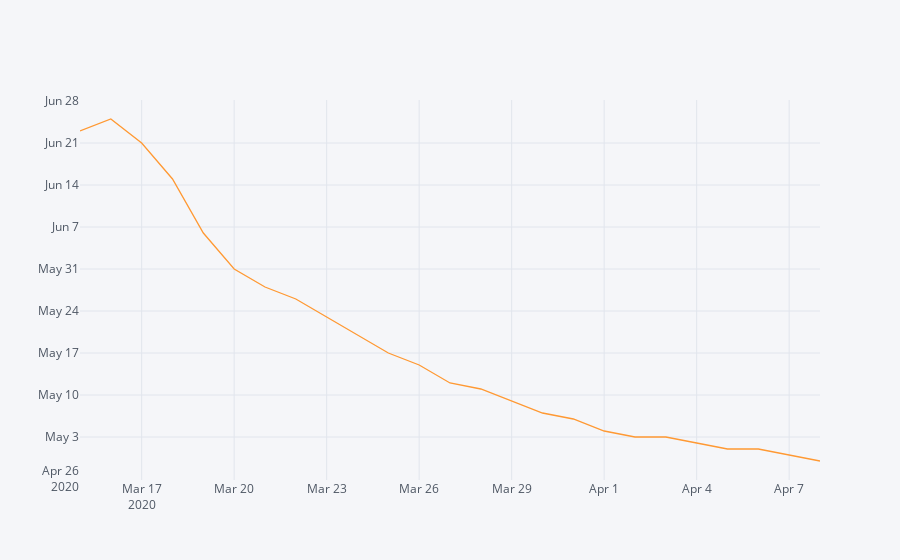
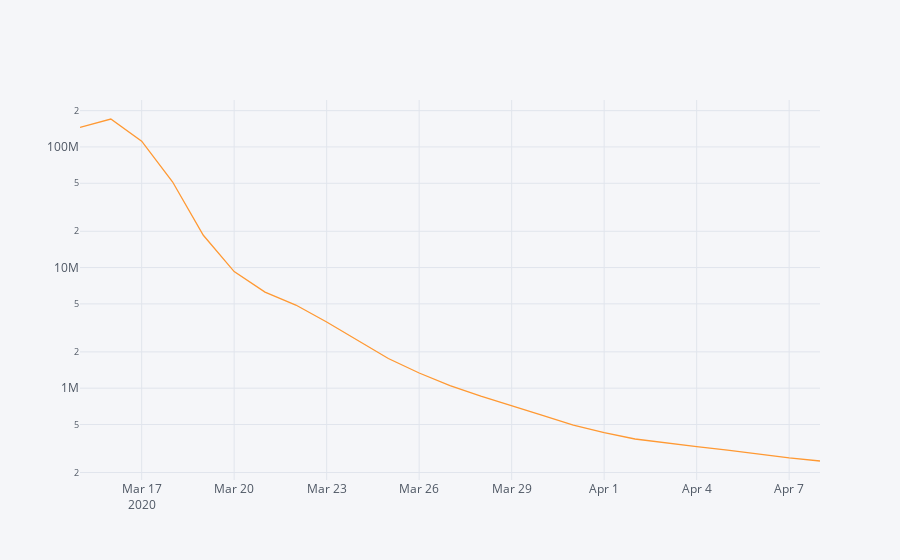

Notebook code cell kept with these figures, in order:
### Code cell
n_sigma = 3
beginning_of_data = pd.Timestamp('2020-02-10')
x0 = (pd.Timestamp('today').value + beginning_of_data.value)/2

category = 'deaths'
df = get_data_V2(category)


predicted_data = []

for cutoff_date in pd.date_range('2020-03-15', pd.Timestamp('today').date()):
    globe = get_globe(df.copy(), category, threshold=threshold_for_model[category])
    globe = globe.query('date < @cutoff_date').copy()
    x = globe['date'].astype(int)
    y = globe[category]
    x_fit = pd.Series(pd.date_range('2020-02-10', '2020-05-20')).astype(int)

    x = (x-x0)/x0
    x_fit = (x_fit-x0)/x0

    coeff, cov = np.polyfit(x, y, 2, cov=True)
    tmp_coeff = coeff
    maxima = -tmp_coeff[1]/(2*tmp_coeff[0])
    expected_end_date = pd.Timestamp(maxima*x0+x0).date().isoformat()
    expected_total_deaths = int((np.exp(tmp_coeff[2] - (tmp_coeff[1]*tmp_coeff[1]) / (4 * tmp_coeff[0]))).round(-3))
    predicted_data.append([cutoff_date, expected_end_date, expected_total_deaths])
    
    
predictions = pd.DataFrame(predicted_data, columns=['date', 'end_date', 'total']).set_index('date')
predictions['end_date'].iplot()
predictions['total'].iplot(logy=True)

### Figure 1 — Plotly figure (JSON) as saved in the notebook; plotly's stock layout.template omitted (floating-point values rounded to 4 significant figures)
{"data": [{"line": {"color": "rgba(255, 153, 51, 1.0)", "dash": "solid", "shape": "linear", "width": 1.3}, "mode": "lines", "name": "end_date", "text": "", "type": "scatter", "x": ["2020-03-15", "2020-03-16", "2020-03-17", "2020-03-18", "2020-03-19", "2020-03-20", "2020-03-21", "2020-03-22", "2020-03-23", "2020-03-24", "2020-03-25", "2020-03-26", "2020-03-27", "2020-03-28", "2020-03-29", "2020-03-30", "2020-03-31", "2020-04-01", "2020-04-02", "2020-04-03", "2020-04-04", "2020-04-05", "2020-04-06", "2020-04-07", "2020-04-08"], "y": ["2020-06-23", "2020-06-25", "2020-06-21", "2020-06-15", "2020-06-06", "2020-05-31", "2020-05-28", "2020-05-26", "2020-05-23", "2020-05-20", "2020-05-17", "2020-05-15", "2020-05-12", "2020-05-11", "2020-05-09", "2020-05-07", "2020-05-06", "2020-05-04", "2020-05-03", "2020-05-03", "2020-05-02", "2020-05-01", "2020-05-01", "2020-04-30", "2020-04-29"]}], "layout": {"autosize": true, "legend": {"bgcolor": "#F5F6F9", "font": {"color": "#4D5663"}}, "paper_bgcolor": "#F5F6F9", "plot_bgcolor": "#F5F6F9", "title": {"font": {"color": "#4D5663"}}, "xaxis": {"autorange": true, "gridcolor": "#E1E5ED", "range": ["2020-03-15", "2020-04-08"], "showgrid": true, "tickfont": {"color": "#4D5663"}, "title": {"font": {"color": "#4D5663"}, "text": ""}, "type": "date", "zerolinecolor": "#E1E5ED"}, "yaxis": {"autorange": true, "gridcolor": "#E1E5ED", "range": ["2020-04-25 20:00", "2020-06-28 04:00"], "showgrid": true, "tickfont": {"color": "#4D5663"}, "title": {"font": {"color": "#4D5663"}, "text": ""}, "type": "date", "zerolinecolor": "#E1E5ED"}}}

### Figure 2 — Plotly figure (JSON) as saved in the notebook; plotly's stock layout.template omitted (floating-point values rounded to 4 significant figures)
{"data": [{"line": {"color": "rgba(255, 153, 51, 1.0)", "dash": "solid", "shape": "linear", "width": 1.3}, "mode": "lines", "name": "total", "text": "", "type": "scatter", "x": ["2020-03-15", "2020-03-16", "2020-03-17", "2020-03-18", "2020-03-19", "2020-03-20", "2020-03-21", "2020-03-22", "2020-03-23", "2020-03-24", "2020-03-25", "2020-03-26", "2020-03-27", "2020-03-28", "2020-03-29", "2020-03-30", "2020-03-31", "2020-04-01", "2020-04-02", "2020-04-03", "2020-04-04", "2020-04-05", "2020-04-06", "2020-04-07", "2020-04-08"], "y": [145229000, 170516000, 111643000, 51421000, 18519000, 9263000, 6266000, 4891000, 3540000, 2481000, 1763000, 1336000, 1048000, 859000, 719000, 594000, 495000, 428000, 379000, 350000, 327000, 307000, 285000, 264000, 249000]}], "layout": {"autosize": true, "legend": {"bgcolor": "#F5F6F9", "font": {"color": "#4D5663"}}, "paper_bgcolor": "#F5F6F9", "plot_bgcolor": "#F5F6F9", "title": {"font": {"color": "#4D5663"}}, "xaxis": {"autorange": true, "gridcolor": "#E1E5ED", "range": ["2020-03-15", "2020-04-08"], "showgrid": true, "tickfont": {"color": "#4D5663"}, "title": {"font": {"color": "#4D5663"}, "text": ""}, "type": "date", "zerolinecolor": "#E1E5ED"}, "yaxis": {"autorange": true, "gridcolor": "#E1E5ED", "range": [5.239, 8.389], "showgrid": true, "tickfont": {"color": "#4D5663"}, "title": {"font": {"color": "#4D5663"}, "text": ""}, "type": "log", "zerolinecolor": "#E1E5ED"}}}
